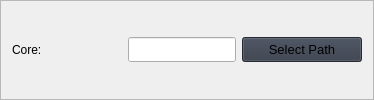
                                  <widget class="QFrame" name="frame_34">
                                   <property name="frameShape">
                                    <enum>QFrame::StyledPanel</enum>
                                   </property>
                                   <property name="frameShadow">
                                    <enum>QFrame::Raised</enum>
                                   </property>
                                   <layout class="QHBoxLayout" name="horizontalLayout_37">
                                    <item>
                                     <widget class="QLabel" name="label_32">
                                      <property name="minimumSize">
                                       <size>
                                        <width>110</width>
                                        <height>0</height>
                                       </size>
                                      </property>
                                      <property name="styleSheet">
                                       <string notr="true">font: 700 10pt &quot;Segoe UI Semibold&quot;</string>
                                      </property>
                                      <property name="text">
                                       <string>Core:</string>
                                      </property>
                                     </widget>
                                    </item>
                                    <item>
                                     <widget class="QLineEdit" name="lineEditCore">
                                      <property name="minimumSize">
                                       <size>
                                        <width>0</width>
                                        <height>25</height>
                                       </size>
                                      </property>
                                      <property name="maximumSize">
                                       <size>
                                        <width>16777215</width>
                                        <height>16777215</height>
                                       </size>
                                      </property>
                                     </widget>
                                    </item>
                                    <item>
                                     <widget class="QPushButton" name="buttonCorePath">
                                      <property name="minimumSize">
                                       <size>
                                        <width>120</width>
                                        <height>25</height>
                                       </size>
                                      </property>
                                      <property name="maximumSize">
                                       <size>
                                        <width>120</width>
                                        <height>16777215</height>
                                       </size>
                                      </property>
                                      <property name="font">
                                       <font>
                                        <family>Segoe UI</family>
                                        <pointsize>10</pointsize>
                                        <italic>false</italic>
                                        <bold>false</bold>
                                       </font>
                                      </property>
                                      <property name="cursor">
                                       <cursorShape>PointingHandCursor</cursorShape>
                                      </property>
                                      <property name="styleSheet">
                                       <string notr="true">background-color: rgb(52, 59, 72);</string>
                                      </property>
                                      <property name="text">
                                       <string>Select Path</string>
                                      </property>
                                      <property name="icon">
                                       <iconset resource="resources.qrc">
                                        <normaloff>:/icons/images/icons/cil-folder-open.png</normaloff>:/icons/images/icons/cil-folder-open.png</iconset>
                                      </property>
                                     </widget>
                                    </item>
                                   </layout>
                                  </widget>
